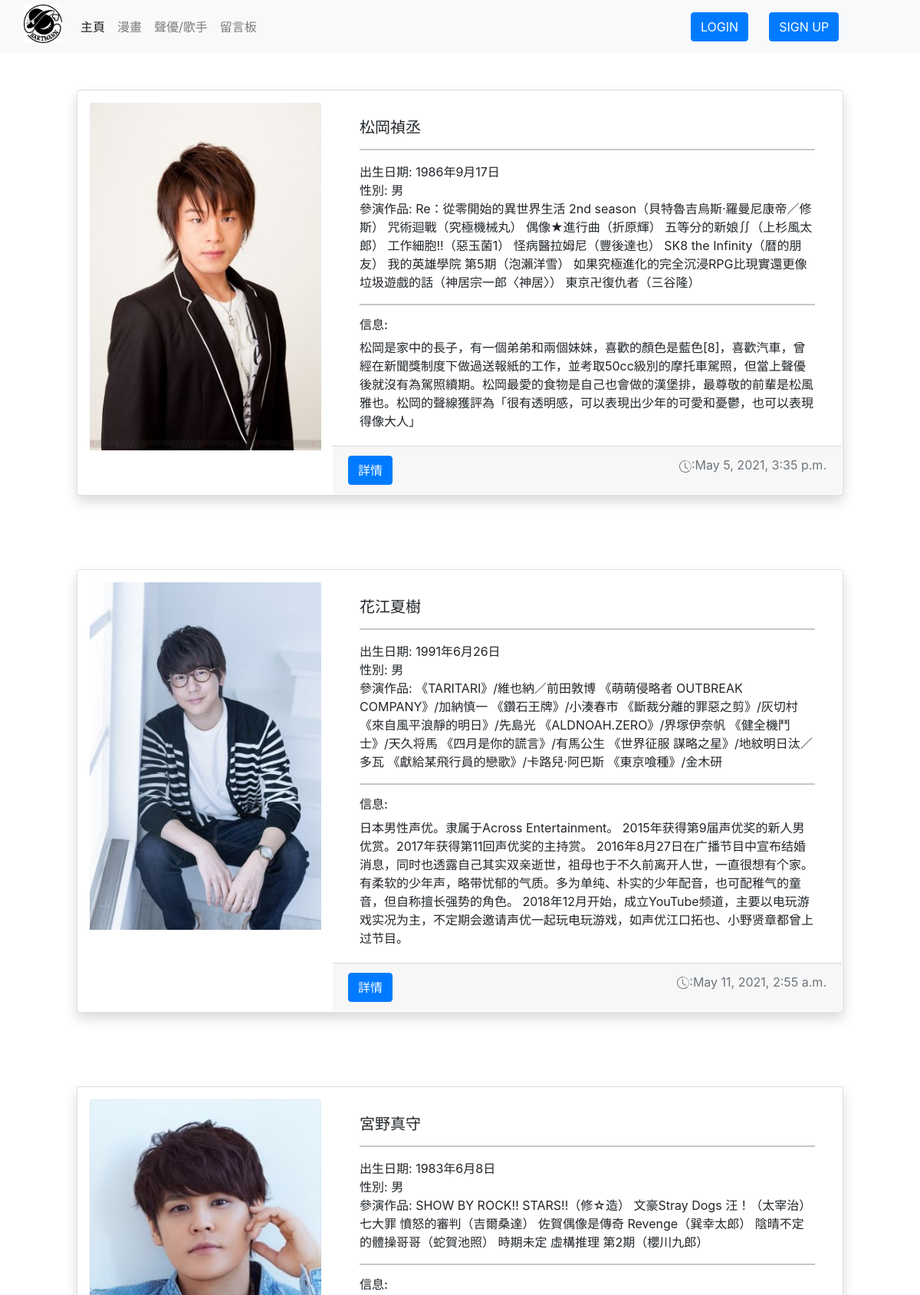
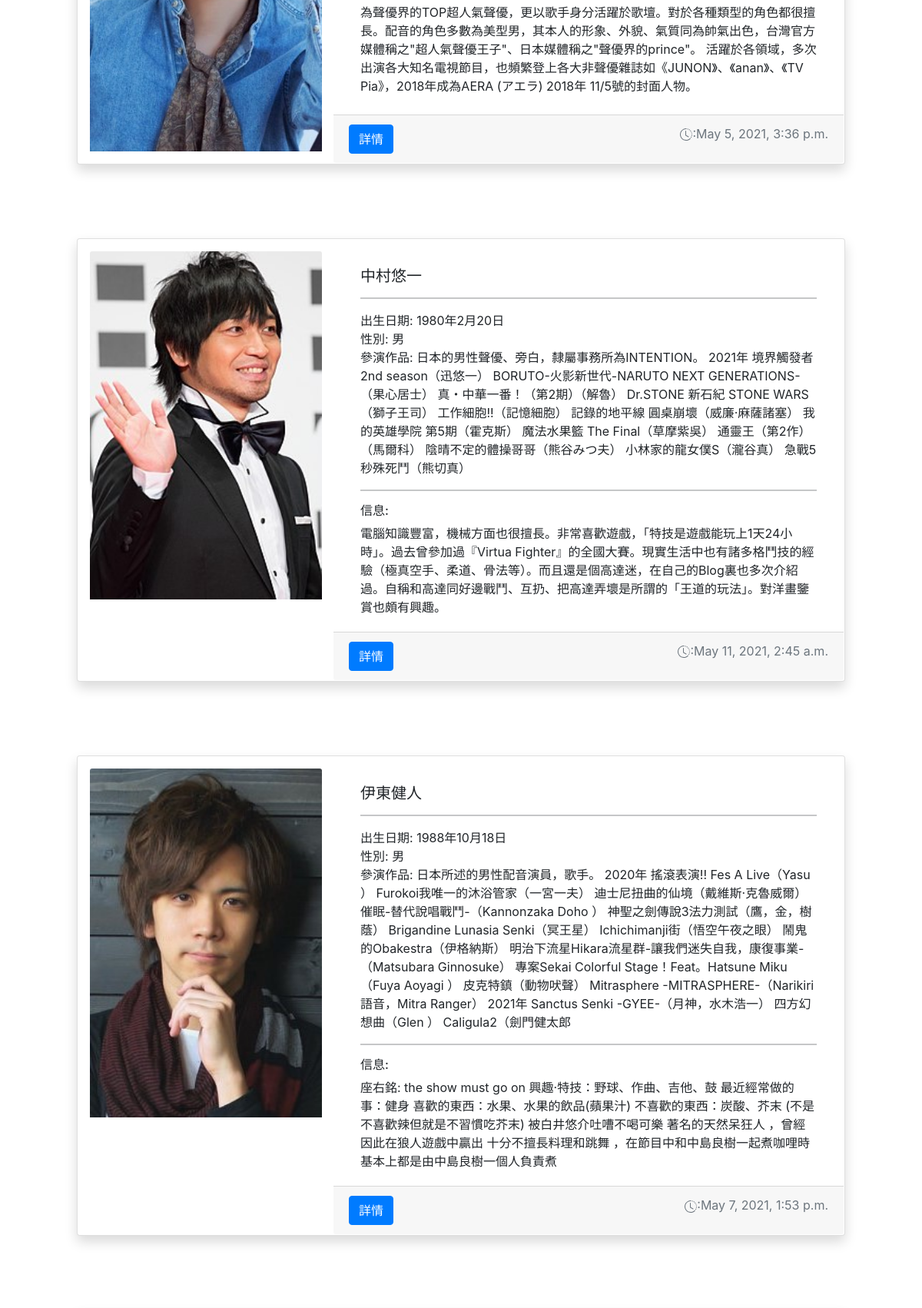
/singer_about/ (upper part), run on the app's committed database (2 pictures, top to bottom).
### myapp/models.py (models this page shows, shortened)
class SingerPost(models.Model):
    sing_name   = models.CharField(max_length=120)
    address =  models.CharField(max_length=200, null=True)
    content = models.TextField()
    profile_pic = models.ImageField(null=True, upload_to='singer_img')
    created = models.DateTimeField(auto_now_add=True)
    updated = models.DateTimeField(auto_now=True)
    sing_Born = models.CharField(max_length=50,default='')
    sing_Genres = models.CharField(max_length=50,default='')
    sing_career = models.TextField(default='')
    class Meta:
        pass

### myapp/views.py (the view)
# urls.py: url(r'^singer_about/$', ViewSingerdetailPost.as_view(), name='about'),
class ViewSingerdetailPost(ListView):
        queryset = SingerPost.objects.all()
        template_name = 'singer_about.html'

### myapp/templates/singer_about.html (shortened to what this page needs)
{% extends "include/base.html" %}
            {% block content %}
            <center>
            {% for post in object_list %}
                <br><br>
            <div class="card mb-3 col-10 shadow p-3 mb-5 bg-body rounded shadow p-3 mb-5 bg-body rounded" style="padding-left:1px; padding-top: 1px;padding-bottom: 1px;text-align: left; height: auto;" id="{{ post.id }}">
                <div class="row g-0" >
                    <div class="col-md-4">
                        <img class="card-img-top" src="{{ post.profile_pic.url }}" alt="Card image cap">
                    </div>
                    <div class="col-md-8">
                        <div class="card-body">
                            <div class="mb-5">
                            <h5 class="card-title">
                                {{ post.sing_name }}
                            </h5>
                            <hr>
                            <div>出生日期: {{ post.sing_Born }}</div>
                            <div>性別: {{ post.sing_Genres }}</div>
                            <div>參演作品: {{ post.sing_career }}</div>
                            <hr>
                            <div class="">
                                <h6>信息:</h6><p class="card-text">{{ post.content }}</p>
                            </div>
                        </div>
                            <div class="card-footer text-muted mt-2" style="position: absolute;bottom: -15;left: 0%;width: 100%;">
                                <div style="float: left;">
                                    <a href="{{ post.address }}" class="btn btn-primary" target="_blank">詳情</a>
                                </div>
                                <div style="float:right;">
                                    :{{ post.updated}}
                                </div>
                                <br>
                            </div>
                        </div>
                    </div>
                </div>
            </div>
            {% endfor %}
            </center>
            {% endblock content %}

### myapp/templates/include/base.html (shortened to what this page needs)
{% include 'include/nav.html' %}
{% include 'include/css.html' %}
<!DOCTYPE html>
<html>
    <head>
    </head>
    <body>
        {% block content %}
        {% endblock content %}
    </body>
</html>

### myapp/templates/include/nav.html (shortened to what this page needs)
<link rel="stylesheet" href="../../static/css/bootstrap.min.css">
<nav class="navbar navbar-expand-lg navbar-light bg-light" style="z-index: 2;">
    <div class="container-fluid">
      <a class="navbar-brand" href="/home/">
        <img alt="Brand" style="max-width:50px;margin-top:-7px;" src="../../static/images/logo2.png">
      </a>
      <div class="collapse navbar-collapse" id="navbarNavDropdown">
        <ul class="navbar-nav col-lg-9">
          <li><a class="nav-link active" aria-current="page" href="/home/">主頁</a></li>
          <li><a class="nav-link" aria-current="page" href="/cartoon/">漫畫</a></li>
          <li><a class="nav-link" aria-current="page" href="/singer/">聲優/歌手</a></li>
          <li><a class="nav-link" aria-current="page" href="/blog/">留言板</a></li>
        </ul>
        <div class="d-grid gap-2 d-md-flex justify-content-md-end">
          <center>
            {% if request.user.is_authenticated %}
              <svg xmlns="http://www.w3.org/2000/svg" width="16" height="16" fill="currentColor" class="bi bi-person-fill" viewBox="0 0 16 16">
                <path d="M3 14s-1 0-1-1 1-4 6-4 6 3 6 4-1 1-1 1H3zm5-6a3 3 0 1 0 0-6 3 3 0 0 0 0 6z"/>
              </svg>
              {{ request.user }}
            {% if user.is_superuser %}
            <span style="color: red;">(admin)</span>
            {% endif %}
          <a href="/logout/"><button class="btn btn-primary" type="button"> LOGOUT </button></a>
          {% else %}
          <a href="/login/"><button class="btn btn-primary" type="button"> LOGIN </button></a>
          <a href="/signup/"><button class="btn btn-primary" type="button"> SIGN UP </button></a>
          {% endif %}
        </center>
        </div>
      </div>
    </div>
  </nav>

### myapp/templates/include/css.html (shortened to what this page needs)
{% load static %}
<link rel="stylesheet" href="https://stackpath.bootstrapcdn.com/bootstrap/4.2.1/css/bootstrap.min.css">

### myapp/templates/include/js.html (shortened to what this page needs)
{% load static %}

### myapp/templates/include/base.html (style rules this page uses)
body { background-image: url(https://images5.alphacoders.com/114/1145097.jpg); background-repeat: no-repeat; background-size:cover; background-attachment: fixed; }

### data on the page
SingerPost: profile_pic (picture), sing_name "松岡禎丞", sing_Born "1986年9月17日", sing_Genres "男", sing_career "Re：從零開始的異世界生活 2nd season（貝特魯吉烏斯·羅曼尼康帝／修斯） 咒術迴戰（究極機械丸） 偶像★進行曲（折原輝） 五等分的新娘∬（上杉風太郎） 工作細胞!!（惡玉菌1） 怪病醫拉姆尼（豐後達也） SK8 the Infinity（暦的朋友） 我的英雄學院 第5期（泡瀨洋雪） 如果究極進化的完全沉浸RPG比現實還更像垃圾遊戲的話（神居宗一郎〈神居〉） 東京卍復仇者（三谷隆）", content "松岡是家中的長子，有一個弟弟和兩個妹妹，喜歡的顏色是藍色[8]，喜歡汽車，曾經在新聞獎制度下做過送報紙的工作，並考取50cc級別的摩托車駕照，但當上聲優後就沒有為駕照續期。松岡最愛的食物是自己也會做的漢堡排，最尊敬的前輩是松風雅也。松岡的聲線獲評為「很有透明感，可以表現出少年的可愛和憂鬱，也可以表現得像大人」", updated "May 5, 2021, 3:35 p.m."
SingerPost: profile_pic (picture), sing_name "花江夏樹", sing_Born "1991年6月26日", sing_Genres "男", sing_career "《TARITARI》/維也納／前田敦博 《萌萌侵略者 OUTBREAK COMPANY》/加納慎一 《鑽石王牌》/小湊春市 《斷裁分離的罪惡之剪》/灰切村 《來自風平浪靜的明日》/先島光 《ALDNOAH.ZERO》/界塚伊奈帆 《健全機鬥士》/天久将馬 《四月是你的謊言》/有馬公生 《世界征服 謀略之星》/地紋明日汰／多瓦 《獻給某飛行員的戀歌》/卡路兒·阿巴斯 《東京喰種》/金木研", content "日本男性声优。隶属于Across Entertainment。 2015年获得第9届声优奖的新人男优赏。2017年获得第11回声优奖的主持赏。 2016年8月27日在广播节目中宣布结婚消息，同时也透露自己其实双亲逝世，祖母也于不久前离开人世，一直很想有个家。 有柔软的少年声，略带忧郁的气质。多为单纯、朴实的少年配音，也可配稚气的童音，但自称擅长强势的角色。 2018年12月开始，成立YouTube频道，主要以电玩游戏实况为主，不定期会邀请声优一起玩电玩游戏，如声优江口拓也、小野贤章都曾上过节目。", updated "May 11, 2021, 2:55 a.m."
SingerPost: profile_pic (picture), sing_name "宮野真守", sing_Born "1983年6月8日", sing_Genres "男", sing_career "SHOW BY ROCK!! STARS!!（修☆造） 文豪Stray Dogs 汪！（太宰治） 七大罪 憤怒的審判（吉爾桑達） 佐賀偶像是傳奇 Revenge（巽幸太郎） 陰晴不定的體操哥哥（蛇賀池照） 時期未定 虛構推理 第2期（櫻川九郎）", content "為聲優界的TOP超人氣聲優，更以歌手身分活躍於歌壇。對於各種類型的角色都很擅長。配音的角色多數為美型男，其本人的形象、外貌、氣質同為帥氣出色，台灣官方媒體稱之\"超人氣聲優王子\"、日本媒體稱之\"聲優界的prince\"。 活躍於各領域，多次出演各大知名電視節目，也頻繁登上各大非聲優雜誌如《JUNON》、《anan》、《TV Pia》，2018年成為AERA (アエラ) 2018年 11/5號的封面人物。", updated "May 5, 2021, 3:36 p.m."
SingerPost: profile_pic (picture), sing_name "中村悠一", sing_Born "1980年2月20日", sing_Genres "男", sing_career "日本的男性聲優、旁白，隸屬事務所為INTENTION。 2021年 境界觸發者 2nd season（迅悠一） BORUTO-火影新世代-NARUTO NEXT GENERATIONS-（果心居士） 真・中華一番！（第2期）（解魯） Dr.STONE 新石紀 STONE WARS（獅子王司） 工作細胞!!（記憶細胞） 記錄的地平線 圓桌崩壞（威廉·麻薩諸塞） 我的英雄學院 第5期（霍克斯） 魔法水果籃 The Final（草摩紫吳） 通靈王（第2作）（馬爾科） 陰晴不定的體操哥哥（熊谷みつ夫） 小林家的龍女僕S（瀧谷真） 急戰5秒殊死鬥（熊切真）", content "電腦知識豐富，機械方面也很擅長。非常喜歡遊戲，「特技是遊戲能玩上1天24小時」。過去曾參加過『Virtua Fighter』的全國大賽。現實生活中也有諸多格鬥技的經驗（極真空手、柔道、骨法等）。而且還是個高達迷，在自己的Blog裏也多次介紹過。自稱和高達同好邊戰鬥、互扔、把高達弄壞是所謂的「王道的玩法」。對洋畫鑒賞也頗有興趣。", updated "May 11, 2021, 2:45 a.m."
SingerPost: profile_pic (picture), sing_name "伊東健人", sing_Born "1988年10月18日", sing_Genres "男", sing_career "日本所述的男性配音演員，歌手。 2020年 搖滾表演!! Fes A Live（Yasu ） Furokoi我唯一的沐浴管家（一宮一夫） 迪士尼扭曲的仙境（戴維斯·克魯威爾） 催眠-替代說唱戰鬥-（Kannonzaka Doho ） 神聖之劍傳說3法力測試（鷹，金，樹蔭） Brigandine Lunasia Senki（冥王星） Ichichimanji街（悟空午夜之眼） 鬧鬼的Obakestra（伊格納斯） 明治下流星Hikara流星群-讓我們迷失自我，康復事業-（Matsubara Ginnosuke） 專案Sekai Colorful Stage！Feat。Hatsune Miku（Fuya Aoyagi ） 皮克特鎮（動物吠聲） Mitrasphere -MITRASPHERE-（Narikiri語音，Mitra Ranger） 2021年 Sanctus Senki -GYEE-（月神，水木浩一） 四方幻想曲（Glen ） Caligula2（劍門健太郎", content "座右銘: the show must go on 興趣·特技：野球、作曲、吉他、鼓 最近經常做的事：健身 喜歡的東西：水果、水果的飲品(蘋果汁) 不喜歡的東西：炭酸、芥末 (不是不喜歡辣但就是不習慣吃芥末) 被白井悠介吐嘈不喝可樂 著名的天然呆狂人 ，曾經因此在狼人遊戲中贏出 十分不擅長料理和跳舞 ，在節目中和中島良樹一起煮咖哩時基本上都是由中島良樹一個人負責煮", updated "May 7, 2021, 1:53 p.m."
